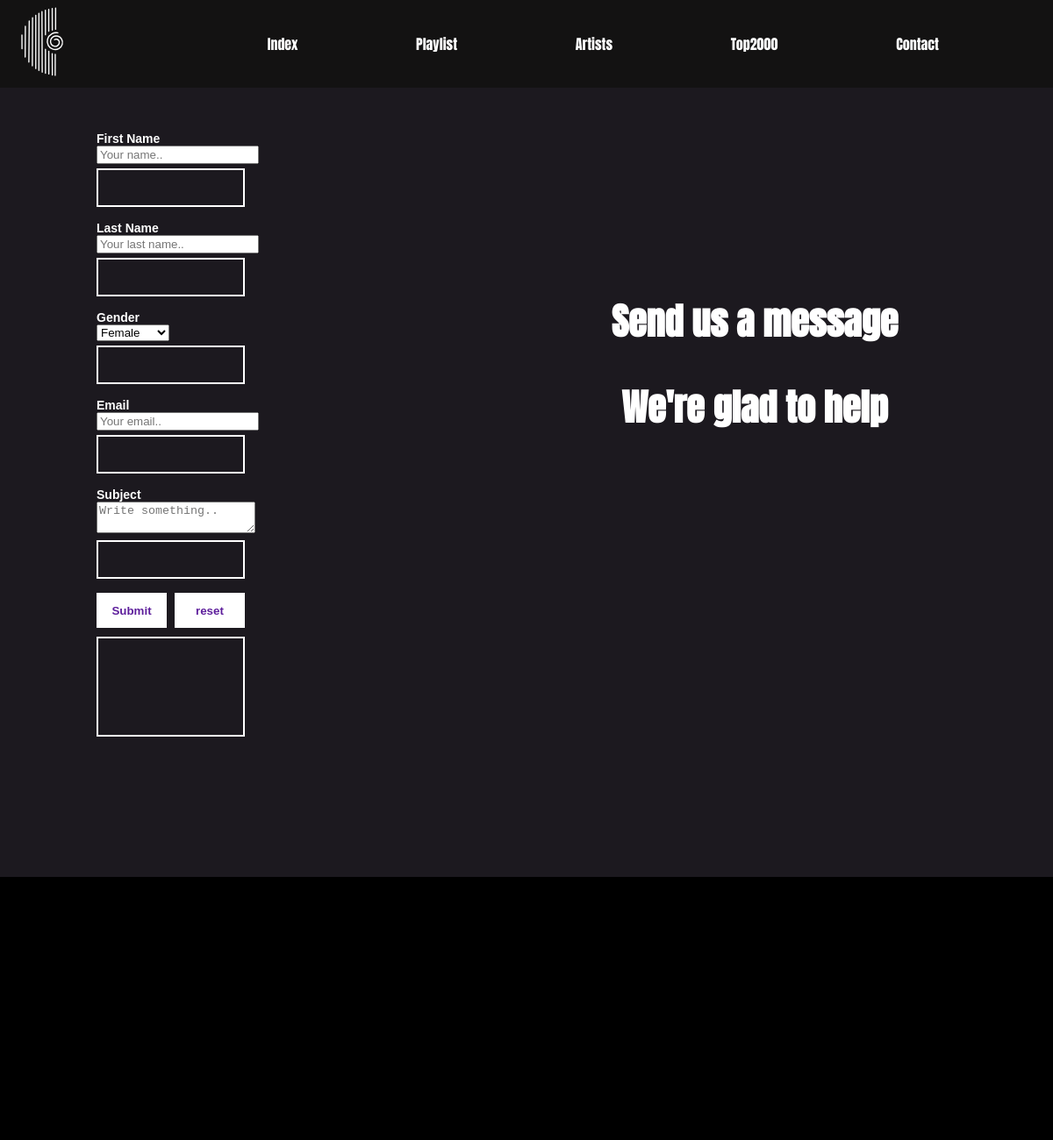
The page /contact.php on the database its author committed.
### tables this page shows
CREATE TABLE `navigation` (
  `page_id` int(11) NOT NULL,
  `page_title` varchar(255) NOT NULL,
  `page_link` varchar(255) NOT NULL
);

### functions.php (the view, shortened to what this page needs)
<?php
function db_connect()
{
    $serverName = 'localhost';
    $userName = 'root';
    $passWord = '';
    $dbName = 'radiogaga';
    $conn = new mysqli($serverName, $userName, $passWord, $dbName);
    return $conn;
}
function getNav(){
    $conn = db_connect();
    $sql = "SELECT * FROM navigation";
    $resource = $conn->query($sql) or die($conn->error);
    $navigation = $resource->fetch_all(MYSQLI_ASSOC);
    return $navigation;
}
function htmlNav()
{
    ?>
    <header>
        <nav>
            <ul id="ulNav">
                <li id="navList"><a href="index.php"><img src="images/logo radios.svg" id="logoIndex"></a></li>
                <?php foreach(getNav()as $navigation):?>
                <li id="navList"><a href="<?php echo $navigation['page_link']?>"><?php echo $navigation['page_title']?></a></li>
                <?php endforeach; ?>
            </ul>
        </nav>
    </header>
    <?php
}
function htmlHead()
{
    ?>
    <head>
        <link rel='stylesheet' type='text/css' href='style.css'>
    </head>
    <?php
}
    ?>
    <?php
function postForm(){
    $FirstName = $LastName = $Email = $Subject = $YourGenderSelect = '';
    $SubmitMessage = '';
    ?>
    <main id="registrationFormContainer">
        <form action="<?php echo $_SERVER["PHP_SELF"]; ?>" method="post">
            <label id="firstName"> First Name </label>
            <br>
            <input type="text" id="FirstName" name="FirstName" placeholder="Your name..">
            <br>
            <div class="showFormInput">
            </div>
            <br>
            <label id="LastName"> Last Name</label>
            <br>
            <input type="text" id="LastName" name="LastName" placeholder="Your last name..">
            <br>
            <div class="showFormInput">
            </div>
            <br>
            <label id="YourGender">Gender</label>
            <br>
            <select name="YourGenderSelect" id="YourGenderSelect">
                <option value="Female"> Female </option>
            </select>
            <br>
            <div class="showFormInput">
            </div>
            <br>
            <label id="Email">Email</label>
            <br>
            <input type="Email" id="Email" name="Email" placeholder="Your email..">
            <br>
            <div class="showFormInput">
            </div>
            <br>
            <label id="Subject"> Subject </label>
            <br>
            <textarea id="Subject" name="Subject" placeholder="Write something.."></textarea>
            <div class="showFormInput"><p><?php echo $Subject; ?></p>
            </div>
            <br>
            <input type="submit" id="Submit" name ="Submit" value="Submit">
            <input type="submit" id="reset" value="reset">
            <br>
            <div id="showMessageInput"><p><?php echo $SubmitMessage; ?></p>
            </div>
        </form>
    </main>
    <?php
}

### style.css (style rules this page uses)
header { width: 100vw; height: 100px; }
nav { display: flex; justify-content: center; width: 100vw; height: 100px; background-color: #131212; }
#ulNav { width:900px; height:90px; margin: 0px; padding-top:5px; display: flex; justify-content: space-between; align-items: center; }
#navList { display: inline; list-style: none; }
a { font-family: "Anton", sans-serif; font-size: 16px; color: white; text-decoration: none; }
#logoIndex { width: 80px; height: 80px; margin-left:-150px; }
#bodyContact { overflow-x: hidden; margin: 0px; width: 100vw; height: 1000px; background-color: #0dc535; }
#registrationFormContainer { width:100vw; height:900px; background-color: #1c191f; }
form { width:500px; height:500px; padding:10px; padding-top:50px; margin-left:100px; font-family: arial; font-size: 14px; font-weight: bold; color: white; }
.showFormInput { height:30px; width:155px; margin-top:5px; padding:5px; border-style:solid; border-width:2px; border-color:white; font-size: 12px; font-weight: normal; }
#Submit { width:80px; height:40px; font-weight:bold; border-style:solid; border-width:2px; border-color:white; color: #5e1f9c; background-color: #ffffff; }
#reset { width:80px; height:40px; margin-left:5px; font-weight:bold; border-style:solid; border-width:2px; border-color:white; color: #5e1f9c; background-color: #ffffff; }
#showMessageInput { height:100px; width:155px; margin-top:10px; padding:5px; border-style:solid; border-width:2px; border-color:white; color:white; font-size: 12px; font-weight: normal; }

### rows shown on the page
navigation: page_title "Index"
navigation: page_title "Playlist"
navigation: page_title "Artists"
navigation: page_title "Top2000"
navigation: page_title "Contact"
